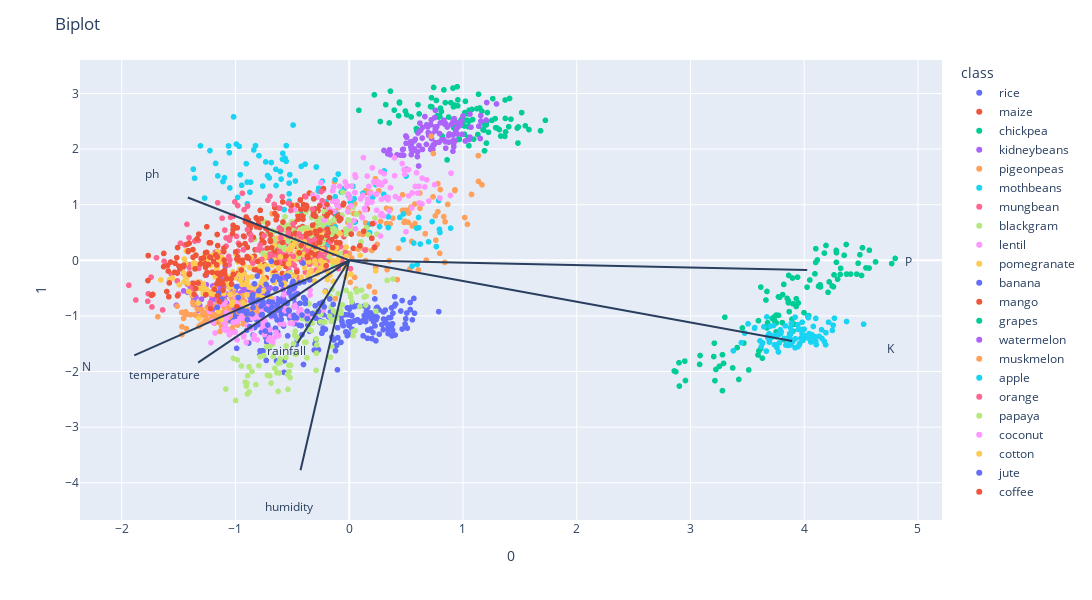
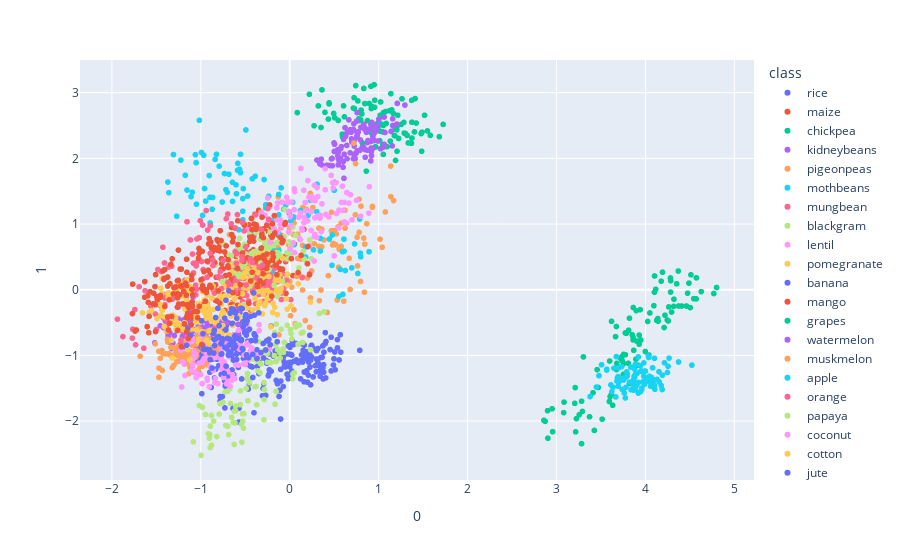

Notebook source saved alongside these figures, in order:
### Code cell
features = dataframe.drop(columns=['label']).columns.to_list()

loadings = pca.components_.T * np.sqrt(pca.explained_variance_)
fig = px.scatter(pca_features, x=0, y=1, color = pca_df["label"],  labels={'color': 'class'})
for i, feature in enumerate(features):
    fig.add_shape(
        type='line',
        x0=0, y0=0,
        x1=loadings[i, 0]*4.5,
        y1=loadings[i, 1]*4.5
    )
    fig.add_annotation(
        x=loadings[i, 0]*5.5,
        y=loadings[i, 1]*5.5,
        ax=0, ay=0,
        xanchor='center',
        yanchor='bottom',
        text=feature,
    )
fig.update_layout(title = "Biplot",width = 1200,height = 600)
fig.show()
fig = px.scatter(pca_features, x=0, y=1,
              color=pca_df["label"],  labels={'color': 'class'})
fig.show()
